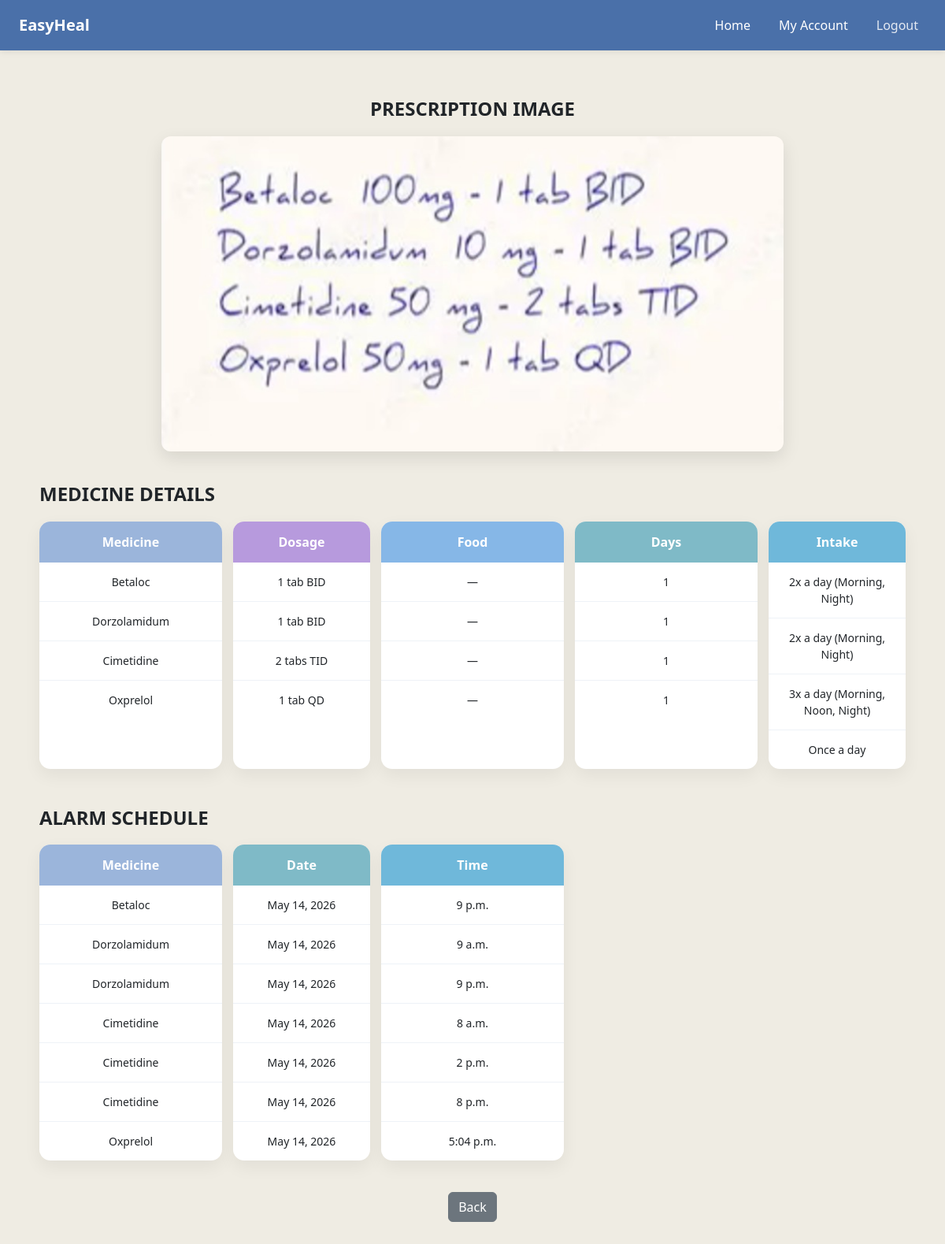
The page /prescription/47/ on the database its author committed.
### core/models.py (models this page shows, shortened)
class Prescription(models.Model):
    STATUS_CHOICES = [
        ('IN_PROGRESS', 'In Progress'),
        ('FINALIZED', 'Finalized'),
    ]
    patient = models.ForeignKey(
        Patient,
        on_delete=models.CASCADE,
        related_name='prescriptions'
    )
    image = models.ImageField(
        upload_to='prescriptions/',
        null=True,
        blank=True
    )
    raw_extracted_data = models.JSONField(
        null=True,
        blank=True
    )
    status = models.CharField(
        max_length=20,
        choices=STATUS_CHOICES,
        default='IN_PROGRESS'
    )
    created_at = models.DateTimeField(auto_now_add=True)

class Medicine(models.Model):
    prescription = models.ForeignKey(
        Prescription,
        on_delete=models.CASCADE,
        related_name='medicines'
    )
    name = models.CharField(max_length=200)
    dosage = models.CharField(max_length=100)
    food_instruction = models.CharField(
        max_length=200,
        blank=True,
        null=True
    )
    intake_pattern = models.CharField(
        max_length=100,
        help_text="Once daily, Twice daily, etc."
    )
    duration_days = models.IntegerField(
        default=1
    )

class Alarm(models.Model):
    medicine = models.ForeignKey(
        Medicine,
        on_delete=models.CASCADE,
        related_name='alarms'
    )
    prescription = models.ForeignKey(
        Prescription,
        on_delete=models.CASCADE,
        related_name='alarms'
    )
    alarm_date = models.DateField()
    alarm_time = models.TimeField()
    is_taken = models.BooleanField(default=False)
    created_at = models.DateTimeField(auto_now_add=True)

### core/views.py (the view)
def prescription_detail(request, prescription_id):
    prescription = get_object_or_404(
        Prescription,
        id=prescription_id
    )
    medicines = prescription.medicines.all()
    alarms = prescription.alarms.all()
    return render(
        request,
        "prescription_detail.html",
        {
            "prescription": prescription,
            "medicines": medicines,
             "alarms": alarms
        }
    )

### templates/prescription_detail.html (shortened to what this page needs)
{% load static %}
<!DOCTYPE html>
<html lang="en">
<head>
<link href="https://cdn.jsdelivr.net/npm/bootstrap@5.3.3/dist/css/bootstrap.min.css" rel="stylesheet">
</head>
<body>
  {% include "navbar.html" %}
<div class="wrapper">
  <div class="prescription-image">
    <h4 class="section-title">PRESCRIPTION IMAGE</h4>
    {% if prescription.image %}
      <img src="{{ prescription.image.url }}">
    {% else %}
      <p>No image available</p>
    {% endif %}
  </div>
  <h4 class="section-title">MEDICINE DETAILS</h4>
  <div class="medicine-table">
    <div class="medicine-col">
      <div class="medicine-col-header col-name">Medicine</div>
      {% for med in medicines %}
        <div class="medicine-row">{{ med.name }}</div>
      {% endfor %}
    </div>
    <div class="medicine-col">
      <div class="medicine-col-header col-dosage">Dosage</div>
      {% for med in medicines %}
        <div class="medicine-row">{{ med.dosage }}</div>
      {% endfor %}
    </div>
    <div class="medicine-col">
      <div class="medicine-col-header col-food">Food</div>
      {% for med in medicines %}
        <div class="medicine-row">{{ med.food_instruction|default:"—" }}</div>
      {% endfor %}
    </div>
    <div class="medicine-col">
      <div class="medicine-col-header col-days">Days</div>
      {% for med in medicines %}
        <div class="medicine-row">{{ med.duration_days }}</div>
      {% endfor %}
    </div>
    <div class="medicine-col">
      <div class="medicine-col-header col-time">Intake</div>
      {% for med in medicines %}
        <div class="medicine-row">{{ med.intake_pattern }}</div>
      {% endfor %}
    </div>
  </div>
  <h4 class="section-title mt-5">ALARM SCHEDULE</h4>
  <div class="medicine-table">
    <div class="medicine-col">
      <div class="medicine-col-header col-name">Medicine</div>
      {% for alarm in prescription.alarms.all %}
        <div class="medicine-row">{{ alarm.medicine.name }}</div>
      {% endfor %}
    </div>
    <div class="medicine-col">
      <div class="medicine-col-header col-days">Date</div>
      {% for alarm in prescription.alarms.all %}
        <div class="medicine-row">{{ alarm.alarm_date }}</div>
      {% endfor %}
    </div>
    <div class="medicine-col">
      <div class="medicine-col-header col-time">Time</div>
      {% for alarm in prescription.alarms.all %}
        <div class="medicine-row">{{ alarm.alarm_time }}</div>
      {% endfor %}
    </div>
  </div>
  <div class="text-center back-btn">
   <a href="/patient/{{ prescription.patient.id }}/"
   class="btn btn-secondary">
    Back
</a>
  </div>
</div>
</body>
</html>

### templates/prescription_detail.html (style rules this page uses)
:root { --theme-color: #8FABD4; }
body { min-height: 100vh; background-color: rgb(239, 236, 227); }
.wrapper { max-width: 1100px; margin: 60px auto; }
.section-title { font-weight: 700; margin-bottom: 20px; }
.prescription-image { text-align: center; margin-bottom: 40px; }
.prescription-image img { max-width: 100%; max-height: 400px; border-radius: 12px; box-shadow: 0 8px 22px rgba(0,0,0,0.1); }
.medicine-table { display: grid; grid-template-columns: 2fr 1.5fr 2fr 2fr 1.5fr; gap: 14px; }
.medicine-col { background: #ffffff; border-radius: 14px; overflow: hidden; box-shadow: 0 8px 22px rgba(0,0,0,0.06); }
.medicine-col-header { padding: 14px; font-weight: 600; text-align: center; color: #ffffff; }
.col-name { background: #9bb5db; }
.col-dosage { background: #b79add; }
.col-food { background: #86b7e7; }
.col-days { background: #7fbac7; }
.col-time { background: #6fb8da; }
.medicine-row { padding: 14px; border-bottom: 1px solid #eef2f7; text-align: center; font-size: 14px; }
.medicine-row:last-child { border-bottom: none; }
.back-btn { margin-top: 40px; }

### rows shown on the page
Prescription: image (picture)
Medicine: name "Betaloc", dosage "1 tab BID", food_instruction "—", duration_days "1", intake_pattern "2x a day (Morning, Night)"
Medicine: name "Dorzolamidum", dosage "1 tab BID", food_instruction "—", duration_days "1", intake_pattern "2x a day (Morning, Night)"
Medicine: name "Cimetidine", dosage "2 tabs TID", food_instruction "—", duration_days "1", intake_pattern "3x a day (Morning, Noon, Night)"
Medicine: name "Oxprelol", dosage "1 tab QD", food_instruction "—", duration_days "1", intake_pattern "Once a day"
Alarm: medicine.name "Betaloc", alarm_date "May 14, 2026", alarm_time "9 p.m."
Alarm: medicine.name "Dorzolamidum", alarm_date "May 14, 2026", alarm_time "9 a.m."
Alarm: medicine.name "Dorzolamidum", alarm_date "May 14, 2026", alarm_time "9 p.m."
Alarm: medicine.name "Cimetidine", alarm_date "May 14, 2026", alarm_time "8 a.m."
Alarm: medicine.name "Cimetidine", alarm_date "May 14, 2026", alarm_time "2 p.m."
Alarm: medicine.name "Cimetidine", alarm_date "May 14, 2026", alarm_time "8 p.m."
Alarm: medicine.name "Oxprelol", alarm_date "May 14, 2026", alarm_time "5:04 p.m."
